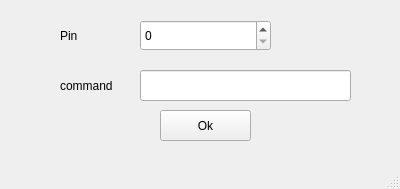
<?xml version="1.0" encoding="UTF-8"?>
<ui version="4.0">
 <class>PinWindow</class>
 <widget class="QMainWindow" name="PinWindow">
  <property name="geometry">
   <rect>
    <x>0</x>
    <y>0</y>
    <width>400</width>
    <height>189</height>
   </rect>
  </property>
  <property name="windowTitle">
   <string>MainWindow</string>
  </property>
  <widget class="QWidget" name="centralwidget">
   <widget class="QLabel" name="pin_label">
    <property name="geometry">
     <rect>
      <x>60</x>
      <y>20</y>
      <width>71</width>
      <height>31</height>
     </rect>
    </property>
    <property name="text">
     <string>Pin</string>
    </property>
   </widget>
   <widget class="QLabel" name="command_label">
    <property name="geometry">
     <rect>
      <x>60</x>
      <y>70</y>
      <width>71</width>
      <height>31</height>
     </rect>
    </property>
    <property name="text">
     <string>command</string>
    </property>
   </widget>
   <widget class="QSpinBox" name="pin_entry">
    <property name="geometry">
     <rect>
      <x>140</x>
      <y>20</y>
      <width>131</width>
      <height>31</height>
     </rect>
    </property>
   </widget>
   <widget class="QLineEdit" name="command_entry">
    <property name="geometry">
     <rect>
      <x>140</x>
      <y>70</y>
      <width>211</width>
      <height>31</height>
     </rect>
    </property>
   </widget>
   <widget class="QPushButton" name="ok_btn">
    <property name="geometry">
     <rect>
      <x>160</x>
      <y>110</y>
      <width>91</width>
      <height>31</height>
     </rect>
    </property>
    <property name="text">
     <string>Ok</string>
    </property>
   </widget>
  </widget>
  <widget class="QMenuBar" name="menubar">
   <property name="geometry">
    <rect>
     <x>0</x>
     <y>0</y>
     <width>400</width>
     <height>24</height>
    </rect>
   </property>
  </widget>
  <widget class="QStatusBar" name="statusbar"/>
 </widget>
 <resources>
  <include location="main.qrc"/>
 </resources>
 <connections/>
</ui>
